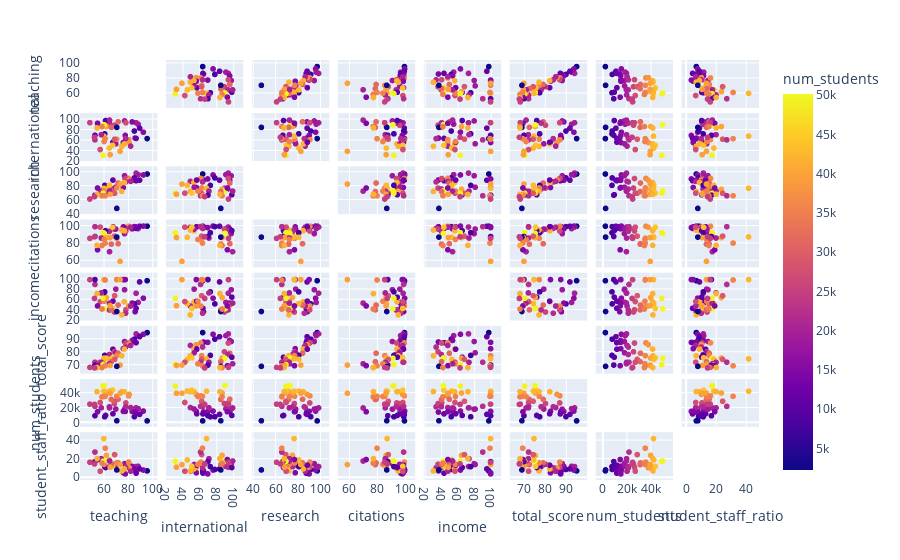

Notebook source saved alongside this figure:
### Markdown cell above
Analyse en Composantes Principales

1.Quelles ressemblances peut-il y avoir d'une université à une autre. 
2.Quelles ressemblances existent-il entre différents critères d'évaluation des universités ? 
  2.a.définir quand est-ce que 2 universités se ressemblent 
  2.b.et quand est-ce qu'elles se ressemblent du point de vue de l'ensemble des colonnes (c'est-à-dire des critères d'évaluation du Times Higher Education World University Ranking).

3.Est-il possible de faire un bilan des ressemblances ? ( Vous chercherez ici à faire une typologie, une partition des universités, c'est-à-dire à construire des groupes d'universités homogènes du point de vue de l'ensemble des variables. A l'intérieur d'un groupe, les individus se ressemblent et d'un groupe à l'autre ils sont différents.

### Code cell
import plotly.express as px

names = data2016['university_name']
features = data2016_pca.columns

fig = px.scatter_matrix(
    data2016,
    dimensions=features,
    color="num_students"
)
fig.update_traces(diagonal_visible=False)
fig.show()

### Figure 1 — Plotly figure (JSON) as saved in the notebook; plotly's stock layout.template omitted (floating-point values rounded to 4 significant figures)
{"data": [{"diagonal": {"visible": false}, "dimensions": [{"axis": {"matches": true}, "label": "teaching", "values": [95.6, 86.5, 92.5, 88.2, 89.4, 85.1, 83.3, 77, 85.7, 77.6, 86.5, 80.4, 78.1, 80.8, 82, 77.9, 76, 76.8, 67.4, 68.6, 69.8, 71.7, 64.5, 60.6, 70.5, 74.7, 61.3, 67.1, 62, 60.2, 59.9, 64.5, 68.8, 66.1, 56.9, 52.6, 57.8, 60.1, 64.6, 59.3, 73.3, 52.6, 65.1, 54.7, 61, 70.6, 48.4, 58.4, 54.3, 52.2]}, {"axis": {"matches": true}, "label": "international", "values": [64, 94.4, 76.3, 91.5, 84, 78.5, 96, 97.9, 65, 70, 64.3, 61.9, 94.4, 56.4, 49.5, 63.9, 56.5, 53.7, 57.1, 89.8, 53.9, 96.2, 93.8, 73.1, 62.8, 49.3, 98.6, 51.2, 87.1, 90.5, 68.6, 45.8, 62.8, 85.5, 42.9, 61.5, 71.5, 58.4, 99.5, 31.7, 39.5, 70.3, 33, 93.3, 63.8, 85.5, 94.6, 87, 84.4, 66.5]}, {"axis": {"matches": true}, "label": "research", "values": [97.6, 98.9, 96.2, 96.7, 88.6, 91.9, 88.5, 95, 88.9, 90.4, 87.8, 91.1, 91, 88.6, 86.9, 86.1, 78, 85.2, 88.8, 77.2, 78.4, 84.5, 75.8, 81.1, 77.4, 72.3, 67.5, 70, 75.5, 73.2, 76.9, 81.2, 69.6, 72.1, 69.8, 66, 72.7, 72.7, 72.8, 69.7, 83, 66.9, 68.2, 77.3, 66, 47.7, 61.3, 66, 68.1, 64.7]}, {"axis": {"matches": true}, "label": "citations", "values": [99.8, 98.8, 99.9, 97, 99.7, 99.3, 96.7, 91.1, 99.2, 98.2, 97.2, 99.7, 94.2, 98.5, 98.6, 97.2, 99, 94.4, 99.1, 96.3, 96.5, 79.4, 93.8, 92.2, 85.7, 95.3, 94.6, 98.6, 86.6, 91.5, 87.3, 86.8, 88.2, 78.9, 98.7, 99.2, 86, 84.3, 70.1, 92.2, 58.8, 87.8, 86.6, 72.3, 80.1, 87.1, 85.6, 77.3, 77.5, 87.4]}, {"axis": {"matches": true}, "label": "income", "values": [97.8, 73.1, 63.3, 55, 95.4, 52.1, 53.7, 80, 36.6, 100, 43.3, 47.9, 40.5, 47.9, 47.9, 33.7, 100, 56.3, 57.5, 36.1, 81.2, 49.8, 40.1, 75.8, 100, 30.4, 65.4, 43.1, 64.6, 42.6, 100, 52.8, 68.2, 40.3, 56.7, 90.4, 73.7, 57.3, 53.7, 63.1, 100, 100, 48.5, 48, 99.2, 37.1, 99.9, 42, 72.4, 62.8]}, {"axis": {"matches": true}, "label": "total_score", "values": [95.2, 94.2, 93.9, 92.8, 92, 90.1, 89.1, 88.3, 87.9, 87.6, 87.4, 87.2, 87.1, 85.8, 85.2, 84, 82.7, 82.4, 82.3, 80.3, 79.5, 79.2, 78.2, 77.5, 77.3, 77.2, 76.1, 75.6, 75.4, 75.3, 74.8, 74.5, 74.4, 72.6, 72.2, 72.2, 72.1, 71, 71, 70.3, 70, 70, 69.7, 69.5, 69.4, 69, 68.2, 68.1, 68.1, 67.8]}, {"axis": {"matches": true}, "label": "num_students", "values": [2243, 19919, 15596, 18812, 11074, 7929, 15060, 18178, 14221, 15128, 11751, 36186, 26607, 38206, 20376, 21424, 15172, 41786, 11885, 25774, 18334, 31592, 21394, 7774, 35691, 42056, 9666, 44020, 40128, 50152, 42503, 42727, 28881, 31326, 27233, 22020, 19967, 35364, 19835, 49427, 39763, 9248, 39655, 14604, 35565, 2400, 25028, 34938, 41868, 24570]}, {"axis": {"matches": true}, "label": "student_staff_ratio", "values": [6.9, 11.6, 7.8, 11.8, 9, 8.4, 11.7, 14.7, 6.9, 3.6, 4.4, 16.4, 10.7, 10.3, 6.5, 10.2, 4.8, 9, 13.1, 14.1, 13.8, 15.5, 11.4, 11.5, 15.5, 6.8, 10.5, 11.8, 23.7, 17.6, 41.9, 18.7, 24.5, 13.7, 6.5, 27.3, 20.1, 13.9, 17.6, 17.4, 13.7, 17, 10.8, 19.2, 31.5, 7.9, 16.2, 15.3, 20.2, 14.4]}], "hovertemplate": "%{xaxis.title.text}=%{x}<br>%{yaxis.title.text}=%{y}<br>num_students=%{marker.color}<extra></extra>", "legendgroup": "", "marker": {"color": [2243, 19919, 15596, 18812, 11074, 7929, 15060, 18178, 14221, 15128, 11751, 36186, 26607, 38206, 20376, 21424, 15172, 41786, 11885, 25774, 18334, 31592, 21394, 7774, 35691, 42056, 9666, 44020, 40128, 50152, 42503, 42727, 28881, 31326, 27233, 22020, 19967, 35364, 19835, 49427, 39763, 9248, 39655, 14604, 35565, 2400, 25028, 34938, 41868, 24570], "coloraxis": "coloraxis", "symbol": "circle"}, "name": "", "showlegend": false, "type": "splom"}], "layout": {"coloraxis": {"colorbar": {"title": {"text": "num_students"}}, "colorscale": [[0, "#0d0887"], [0.1111, "#46039f"], [0.2222, "#7201a8"], [0.3333, "#9c179e"], [0.4444, "#bd3786"], [0.5556, "#d8576b"], [0.6667, "#ed7953"], [0.7778, "#fb9f3a"], [0.8889, "#fdca26"], [1, "#f0f921"]]}, "dragmode": "select", "legend": {"tracegroupgap": 0}, "margin": {"t": 60}}}
